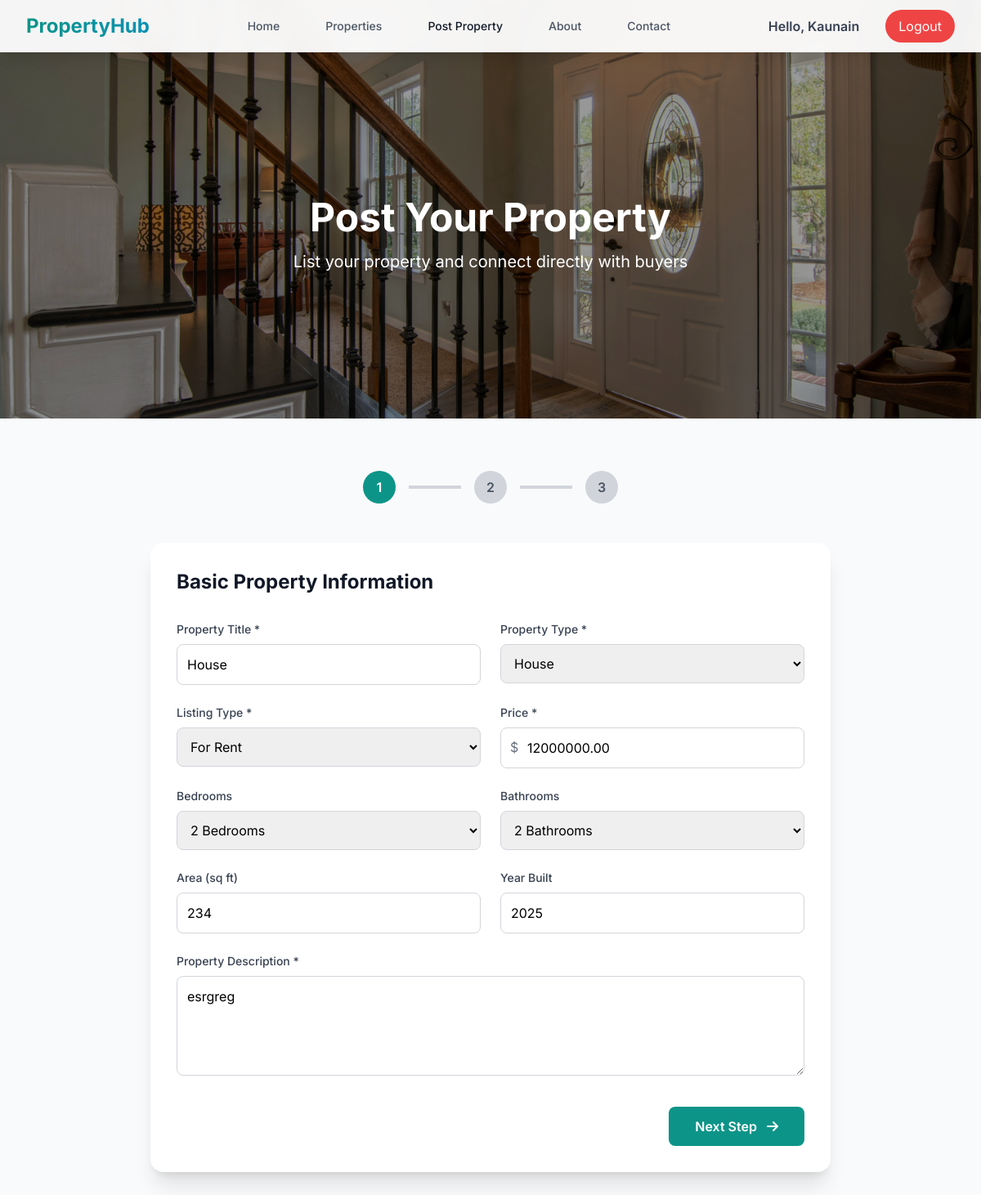
/edit-property/6/ (signed in), run on the app's committed database.
### accounts/models.py (models this page shows, shortened)
class Property(models.Model):
    user = models.ForeignKey(
        User,
        on_delete=models.CASCADE,
        related_name="properties",
        null=True, blank=True
    )
    title = models.CharField(max_length=255)
    property_type = models.CharField(max_length=50)
    listing_type = models.CharField(max_length=50)
    price = models.DecimalField(max_digits=12, decimal_places=2)
    bedrooms = models.CharField(max_length=10, blank=True, null=True)
    bathrooms = models.CharField(max_length=10, blank=True, null=True)
    area = models.IntegerField(blank=True, null=True)
    year_built = models.IntegerField(blank=True, null=True)
    description = models.TextField()
    full_address = models.CharField(max_length=255)
    city = models.CharField(max_length=100)
    state = models.CharField(max_length=50)
    swimming_pool = models.BooleanField(default=False)
    garage = models.BooleanField(default=False)
    garden = models.BooleanField(default=False)
    fireplace = models.BooleanField(default=False)
    central_ac = models.BooleanField(default=False)
    security_system = models.BooleanField(default=False)
    balcony = models.BooleanField(default=False)
    parking = models.BooleanField(default=False)
    smart_home = models.BooleanField(default=False)
    contact_name = models.CharField(max_length=100)
    contact_phone = models.CharField(max_length=20)
    contact_email = models.EmailField()
    preferred_contact = models.CharField(
        max_length=20,
        choices=[("phone", "Phone"), ("email", "Email"), ("both", "Both")],
        default="both"
    )
    created_at = models.DateTimeField(auto_now_add=True)

### accounts/views.py (the view)
# urls.py: path("edit-property/<int:property_id>/", views.edit_property, name="edit_property"),
@login_required
def edit_property(request, property_id):
    property_obj = get_object_or_404(Property, id=property_id, user=request.user)
    if request.method == 'POST':
        form = PropertyForm(request.POST, request.FILES, instance=property_obj)
        files = request.FILES.getlist('images')  # get new uploaded images
        if form.is_valid():
            updated_property = form.save(commit=False)
            features = [
                'swimming_pool', 'garage', 'garden', 'fireplace',
                'central_ac', 'security_system', 'balcony', 'parking', 'smart_home'
            ]
            for feature in features:
                setattr(updated_property, feature, bool(request.POST.get(feature)))
            updated_property.save()
            for f in files:
                PropertyImage.objects.create(property=updated_property, image=f)
            messages.success(request, "✅ Property updated successfully!")
            return redirect('profile')
    else:
        form = PropertyForm(instance=property_obj)
    existing_images = property_obj.images.all()
    return render(request, 'account/post_property.html', {
        'form': form,
        'editing': True,
        'property': property_obj,
        'existing_images': existing_images
    })

### accounts/forms.py
class PropertyForm(forms.ModelForm):
    class Meta:
        model = Property
        fields = [
            "title",
            "property_type",
            "listing_type",
            "price",
            "bedrooms",
            "bathrooms",
            "area",
            "year_built",
            "description",
            "full_address",
            "city",
            "state",
            "swimming_pool",
            "garage",
            "garden",
            "balcony",
            "contact_name",
            "contact_email",
            "contact_phone",
        ]

### accounts/templates/account/post_property.html (shortened to what this page needs)
{% load static %}
<!DOCTYPE html>
<html lang="en">
<head>
    <script src="https://cdn.tailwindcss.com"></script>
    <link href="https://cdnjs.cloudflare.com/ajax/libs/font-awesome/6.0.0/css/all.min.css" rel="stylesheet">
</head>
<body class="bg-gray-50">
    <nav class="bg-white/95 backdrop-blur-md shadow-lg fixed w-full top-0 z-50 transition-all duration-300">
        <div class="max-w-7xl mx-auto px-4 sm:px-6 lg:px-8">
            <div class="flex justify-between items-center h-16">
                <a href="{% url 'index' %}"
                    class="text-2xl font-bold bg-gradient-to-r from-teal-600 to-cyan-600 bg-clip-text text-transparent">PropertyHub</a>
                <div class="hidden md:flex items-center justify-center flex-1">
                    <div class="flex items-baseline space-x-8">
                        <a href="{% url 'index' %}"
                            class="text-gray-600 hover:text-teal-600 px-3 py-2 text-sm font-medium">Home</a>
                        <a href="{% url 'properties' %}"
                            class="text-gray-600 hover:text-teal-600 px-3 py-2 text-sm font-medium">Properties</a>
                        <a href="{% url 'post_property' %}"
                            class="text-gray-900 hover:text-teal-600 px-3 py-2 text-sm font-medium">Post Property</a>
                        <a href="#" class="text-gray-600 hover:text-teal-600 px-3 py-2 text-sm font-medium">About</a>
                        <a href="#" class="text-gray-600 hover:text-teal-600 px-3 py-2 text-sm font-medium">Contact</a>
                    </div>
                </div>
                <div class="hidden md:block">
                    <div class="flex items-center space-x-4">
                        {% if user.is_authenticated %}
        <a href="{% url 'profile' %}"
           class="mr-4 text-gray-700 hover:text-teal-600 font-semibold">
            Hello, {{ user.username }}
        </a>
                        <a href="{% url 'account_logout' %}"
                            class="bg-red-500 text-white px-4 py-2 rounded-full">Logout</a>
                        {% else %}
                        <a href="{% url 'account_login' %}"
                            class="text-gray-600 hover:text-teal-600 px-3 py-2 text-sm font-medium">Login</a>
                        <a href="{% url 'account_signup' %}"
                            class="bg-gradient-to-r from-teal-600 to-cyan-600 text-white px-6 py-2 rounded-full">Sign
                            Up</a>
                        {% endif %}
                    </div>
                </div>
            </div>
        </div>
    </nav>
{% load static %}
<section class="relative hero-bg
    h-72 sm:h-96 lg:h-[32rem]
    flex items-center justify-center pt-16
    bg-[url('{% static "images/img5.jpg" %}')]
    bg-cover bg-center bg-black/40 bg-blend-overlay">
  <div class="text-center text-white px-4">
    <h1 class="text-3xl sm:text-5xl font-bold mb-4 leading-tight">
      Post Your Property
    </h1>
    <p class="text-lg sm:text-xl max-w-2xl mx-auto">
      List your property and connect directly with buyers
    </p>
  </div>
</section>
    <section class="py-16 -mt-18 relative z-10">
        <div class="max-w-4xl mx-auto px-4 sm:px-6 lg:px-8">
            <div class="flex justify-center mb-12">
                <div class="flex items-center space-x-4">
                    <div
                        class="step-indicator active flex items-center justify-center w-10 h-10 rounded-full bg-gray-300 text-gray-600 font-semibold">
                        1</div>
                    <div class="w-16 h-1 bg-gray-300"></div>
                    <div
                        class="step-indicator flex items-center justify-center w-10 h-10 rounded-full bg-gray-300 text-gray-600 font-semibold">
                        2</div>
                    <div class="w-16 h-1 bg-gray-300"></div>
                    <div
                        class="step-indicator flex items-center justify-center w-10 h-10 rounded-full bg-gray-300 text-gray-600 font-semibold">
                        3</div>
                </div>
            </div>
            <div class="bg-white rounded-2xl shadow-xl p-8">
                <form id="property-form" method="POST" enctype="multipart/form-data">
    <div id="step-1" class="step-content">
        <h2 class="text-2xl font-bold text-gray-900 mb-8">Basic Property Information</h2>
        <div class="grid grid-cols-1 md:grid-cols-2 gap-6">
            <div>
                <label class="block text-sm font-medium text-gray-700 mb-2">Property Title *</label>
                <input type="text" name="title" required
                    class="w-full p-3 border border-gray-300 rounded-lg focus:ring-2 focus:ring-teal-500 focus:border-transparent"
                    placeholder="e.g., Modern Villa in Beverly Hills"
                    value="{% if editing %}{{ property.title }}{% endif %}">
            </div>
            <div>
                <label class="block text-sm font-medium text-gray-700 mb-2">Property Type *</label>
                <select name="property_type" required
                    class="w-full p-3 border border-gray-300 rounded-lg focus:ring-2 focus:ring-teal-500 focus:border-transparent">
                    <option value="house" {% if editing and property.property_type == "house" %}selected{% endif %}>House</option>
                </select>
            </div>
            <div>
                <label class="block text-sm font-medium text-gray-700 mb-2">Listing Type *</label>
                <select name="listing_type" required
                    class="w-full p-3 border border-gray-300 rounded-lg focus:ring-2 focus:ring-teal-500 focus:border-transparent">
                    <option value="rent" {% if editing and property.listing_type == "rent" %}selected{% endif %}>For Rent</option>
                </select>
            </div>
            <div>
                <label class="block text-sm font-medium text-gray-700 mb-2">Price *</label>
                <div class="relative">
                    <span class="absolute left-3 top-3 text-gray-500">$</span>
                    <input type="number" name="price" required
                        class="w-full p-3 pl-8 border border-gray-300 rounded-lg focus:ring-2 focus:ring-teal-500 focus:border-transparent"
                        placeholder="850000"
                        value="{% if editing %}{{ property.price }}{% endif %}">
                </div>
            </div>
            <div>
                <label class="block text-sm font-medium text-gray-700 mb-2">Bedrooms</label>
                <select name="bedrooms"
                    class="w-full p-3 border border-gray-300 rounded-lg focus:ring-2 focus:ring-teal-500 focus:border-transparent">
                    <option value="2" {% if editing and property.bedrooms == "2" %}selected{% endif %}>2 Bedrooms</option>
                </select>
            </div>
            <div>
                <label class="block text-sm font-medium text-gray-700 mb-2">Bathrooms</label>
                <select name="bathrooms"
                    class="w-full p-3 border border-gray-300 rounded-lg focus:ring-2 focus:ring-teal-500 focus:border-transparent">
                    <option value="2" {% if editing and property.bathrooms == "2" %}selected{% endif %}>2 Bathrooms</option>
                </select>
            </div>
            <div>
                <label class="block text-sm font-medium text-gray-700 mb-2">Area (sq ft)</label>
                <input type="number" name="area"
                    class="w-full p-3 border border-gray-300 rounded-lg focus:ring-2 focus:ring-teal-500 focus:border-transparent"
                    placeholder="2500"
                    value="{% if editing %}{{ property.area }}{% endif %}">
            </div>
            <div>
                <label class="block text-sm font-medium text-gray-700 mb-2">Year Built</label>
                <input type="number" name="year_built"
                    class="w-full p-3 border border-gray-300 rounded-lg focus:ring-2 focus:ring-teal-500 focus:border-transparent"
                    placeholder="2020"
                    value="{% if editing %}{{ property.year_built }}{% endif %}">
            </div>
        </div>
        <div class="mt-6">
            <label class="block text-sm font-medium text-gray-700 mb-2">Property Description *</label>
            <textarea name="description" required rows="4"
                class="w-full p-3 border border-gray-300 rounded-lg focus:ring-2 focus:ring-teal-500 focus:border-transparent"
                placeholder="Describe your property in detail...">{% if editing %}{{ property.description }}{% endif %}</textarea>
        </div>
        <div class="flex justify-end mt-8">
            <button type="button" id="next-step-1"
                class="bg-teal-600 hover:bg-teal-700 text-white px-8 py-3 rounded-lg font-semibold transition duration-300">
                Next Step <i class="fas fa-arrow-right ml-2"></i>
            </button>
        </div>
    </div>
</form>
            </div>
        </div>
    </section>
</body>
</html>

### accounts/templates/account/post_property.html (style rules this page uses)
body { font-family: 'Inter', sans-serif; }
.hero-bg { background: linear-gradient(135deg, rgba(20, 184, 166, 0.9), rgba(6, 182, 212, 0.8)), url('/placeholder.svg?height=400&width=1920'); background-size: cover; background-position: center; }
.step-indicator { transition: all 0.3s ease; }
.step-indicator.active { background-color: #0d9488; color: white; }

### data on the page
Property: title "House", property_type "House", listing_type "For Rent", price "12000000.00", bedrooms "2 Bedrooms", bathrooms "2 Bathrooms", area "234", year_built "2025", description "esrgreg"

### other printed values
{{ user.username }} "Kaunain"
